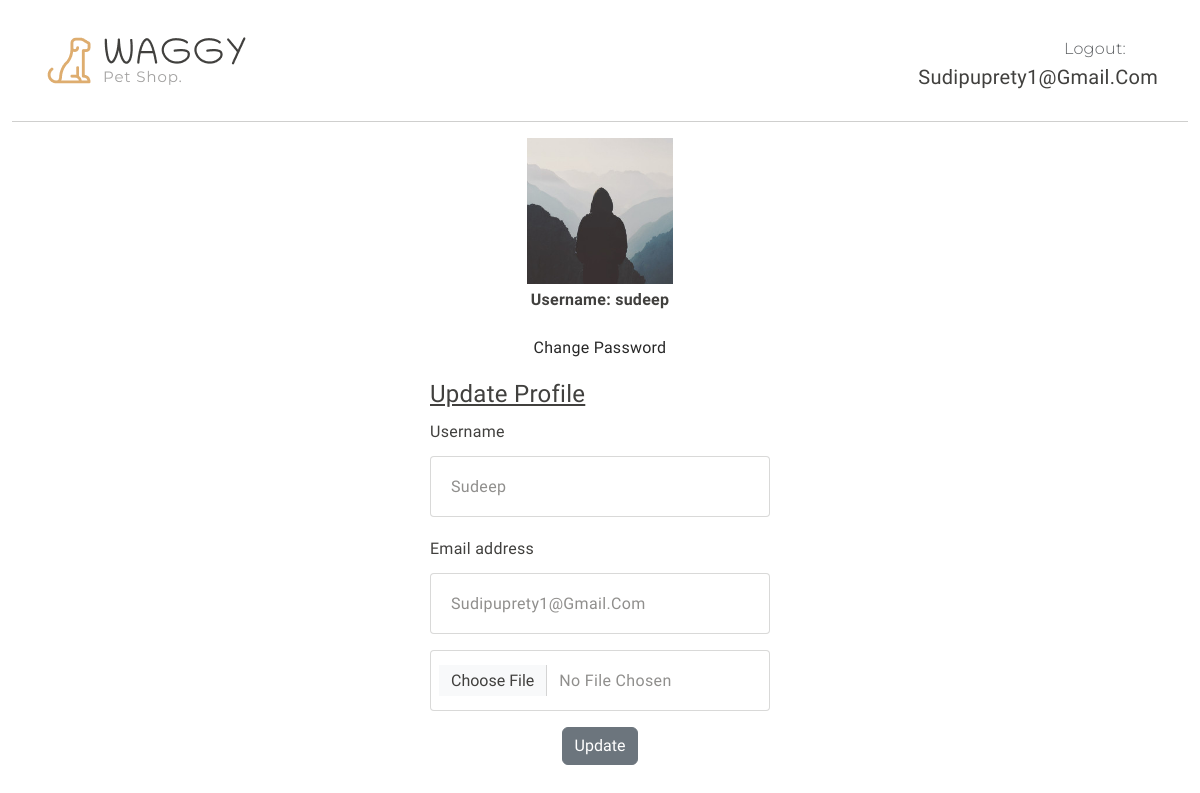
The page /profile (signed in) on the database its author committed.
### shop/user/models.py (models this page shows)
class User(db.Model, UserMixin):
    id = db.Column(db.Integer, primary_key = True)
    username = db.Column(db.String(50), nullable=False)
    email = db.Column(db.String(20), unique=True, nullable=False)
    password = db.Column(db.String(80), nullable=False)
    image_file = db.Column(db.String(20), nullable=False, default = 'default.jpg')
    role = db.Column(db.String(20), nullable=False, default='customer')
    likes = db.relationship('Like', backref='user', cascade='all, delete-orphan')
    cart_items = db.relationship('Cart', backref=db.backref('user', lazy=True), cascade='all, delete-orphan')
    user_orders = db.relationship('Order', back_populates='user', cascade='all, delete-orphan')
    def delete(self):
        for like in self.likes:
            db.session.delete(like)
        for order in self.user_orders:
            db.session.delete(order)
        for cart_item in self.cart_items:
            db.session.delete(cart_item)
        db.session.delete(self)
        db.session.commit()

### shop/user/routes.py (the view, shortened to what this page needs)
@app.route('/profile',methods=["GET", "POST"])
@login_required
def profile():
    return render_template('user/profile.html')

### shop/user/models.py (called while the page is built)
@login_manager.user_loader
def load_user(user_id):
    return User.query.get(int(user_id))

### shop/templates/user/profile.html (shortened to what this page needs)
{% extends 'base.html' %}
    {%block body %}
    <div class="container py-2">
        <div class="row py-4 pb-0 pb-sm-4 align-items-center">
            <div class="col-sm-4 col-lg-3 text-center text-sm-start">
                <div class="main-logo">
                  <a href="{{url_for('home')}}">
                    <img src="{{ url_for('static', filename='images/logo.png')}}" alt="logo" class="img-fluid">
                  </a>
                </div>
              </div>
          <div class="col-sm-8 col-lg-9 d-flex justify-content-between justify-content-sm-end align-items-center">
            {% if current_user.is_authenticated %}
            <div class="support-box text-end d-none d-xl-block">
                <span class="fs-6 secondary-font text-muted">Logout:<a href="{{url_for('logout')}}" class="mx-3"><iconify-icon icon="majesticons:logout-line" width="20" height="20"></iconify-icon></a></span>
                <h5 class="mb-0">{{current_user.email}}</h5>
              </div>
              {% else %}
              <div class="support-box text-end d-none d-xl-block">
                <span class="fs-6 secondary-font text-muted">Login:<a href="{{url_for('login')}}" class="mx-3"><iconify-icon icon="mynaui:login" width="20" height="20"></iconify-icon></a></span>
              </div>
              {% endif %}
          </div>
        </div>
      </div>
      <div class="container-fluid">
        <hr class="m-0">
      </div>
    <div class="container mt-3" style="display: flex; justify-content: center;">
          <div class="card-group">
            <div class="card">
              <div class="imgcontainer" style="display: flex; justify-content: center;">
                {% if current_user.image_file == 'default.jpg' %}
                  <img src="{{url_for('static', filename='default.jpg')}}" style="width: 40%;">
                {% else %}
                  <img class="card-img-top" alt="Please upload your image" style="width: 20%; display: flex; justify-content: center;">
                {% endif %}
              </div>
              <div class="container-sm" style="display: flex; justify-content: center;">
                <p class="card-text"><b>Username: {{ current_user.username}}</b></p>
              </div>
              <div class="container-sm my-3" style="display: flex; justify-content: center;">
              <a href="{{(url_for('changepassword'))}}">Change Password</a>
            </div>
              <div class="container" >
                <u><h4>Update Profile</h4></u>
                <form method="post" enctype="multipart/form-data">
                    <div class="mb-3">
                        <label for="text" class="form-label">Username</label>
                        <input type="text" class="form-control" name="username" value="{{current_user.username}}" placeholder="Enter your username" required>
                      </div>
                  <div class="mb-3">
                    <label for="email" class="form-label">Email address</label>
                    <input type="email" class="form-control" name="email" value="{{current_user.email}}" placeholder="Enter your email" required>
                  </div>
                  <div class="mb-3">
                    <input type="file" class="form-control" name="pic">
                  </div>
                  <div  style="display: flex; justify-content: center;">
                  <button type="submit" class="btn btn-secondary">Update</button>
                </div>
                </form>
              </div>
            </div>
          </div>
        </div>
    {% endblock body %}

### shop/static/style.css (style rules this page uses)
:root { --header-height: 160px; --header-height-min: 80px; }
:root { --accent-color: #DEAD6F; --dark-color: #222222; --light-dark-color: #727272; --light-color: #fff; --grey-color: #dbdbdb; --light-grey-color: #fafafa; --primary-color: #6995B1; --light-primary-color: #eef1f3; }
:root { --body-font: 'Chilanka', cursive; --heading-font: 'Chilanka', cursive; --secondary-font: 'Montserrat', sans-serif; }
body { --bs-link-color: #333; --bs-link-hover-color: #333; --bs-link-color-rgb: 40, 40, 40; --bs-link-hover-color-rgb: 0, 0, 0; --bs-light-rgb: 248, 248, 248; --bs-font-sans-serif: 'Chilanka', cursive; --bs-body-font-family: var(--bs-font-sans-serif); --bs-body-font-size: 1rem; --bs-body-font-weight: 400; --bs-body-line-height: 2; --bs-body-color: #41403E; --bs-primary: #DEAD6F; --bs-primary-rgb: 222, 173, 111; --bs-primary-bg-subtle: #FFF9EB; --bs-border-color: #F7F7F7; --bs-secondary-rgb: 230, 243, 251; --bs-success-rgb: 238, 245, 228; --bs-danger-rgb: 249, 235, 231; --bs-warning-rgb: 255, 249, 235; --bs-info-rgb: 230, 243, 250; }
body { letter-spacing: 0.01625rem; }
h1, h2, h3, h4, h5, h6 { font-family: var(--heading-font); color: var(--bs-body-color); font-weight: 400; text-transform: capitalize; }
a { text-decoration: none; }
.secondary-font { font-family: var(--secondary-font); font-weight: 300; }
.card { --bs-card-inner-border-radius: none; --bs-card-bg: transparent; background-color: transparent; border: none; }
.form-control { color: #908F8D; line-height: normal; letter-spacing: 0.02125rem; text-transform: capitalize; border-radius: 0.25rem; border: 1px solid rgba(65, 64, 62, 0.20); background: #FFF; display: flex; padding: 1.25rem 0rem 1.25rem 1.25rem; align-items: center; gap: 0.375rem; align-self: stretch; }

### rows shown on the page
User: email "Sudipuprety1@gmail.com", username "sudeep", email "sudipuprety1@gmail.com"
